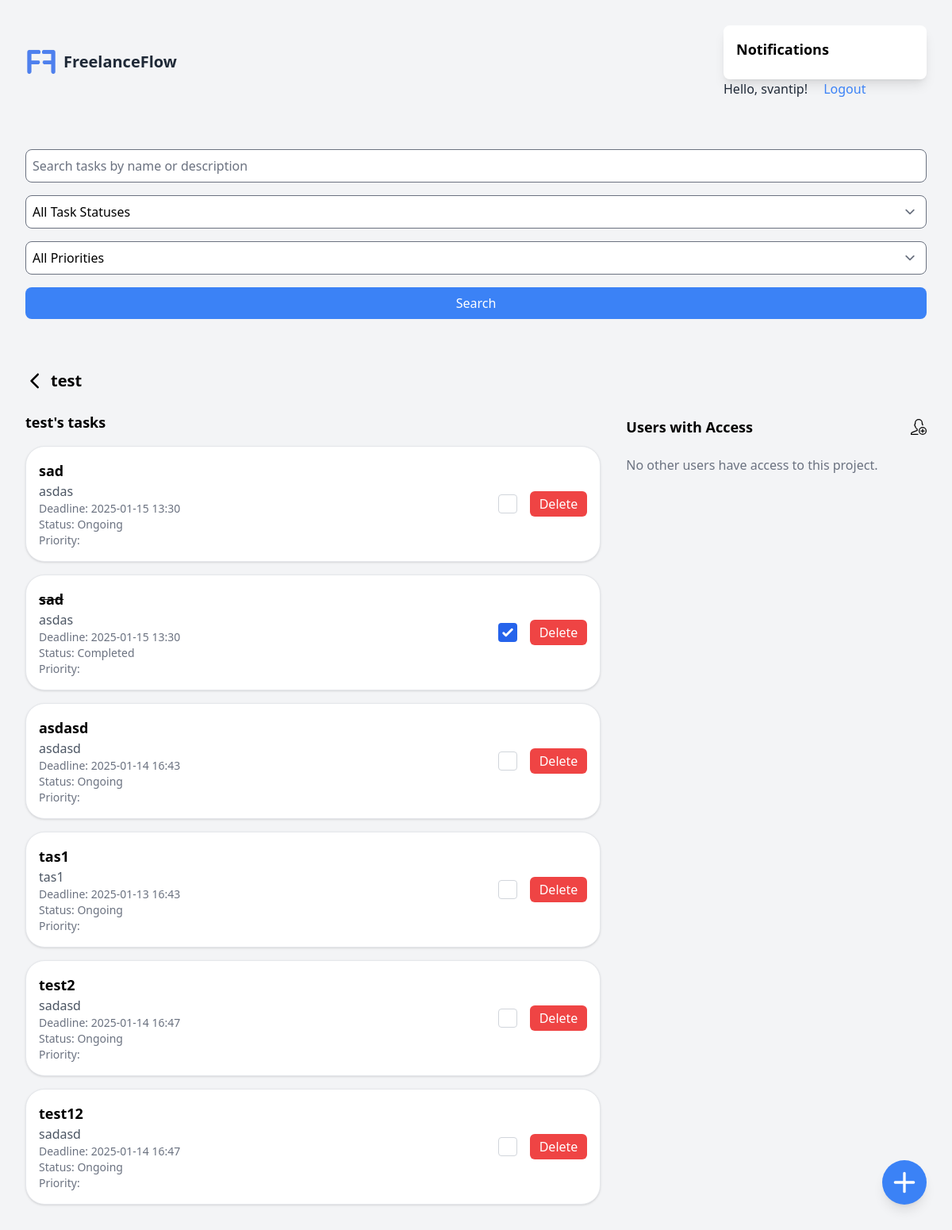
Before: /projects/7/ (signed in) with the older database file.
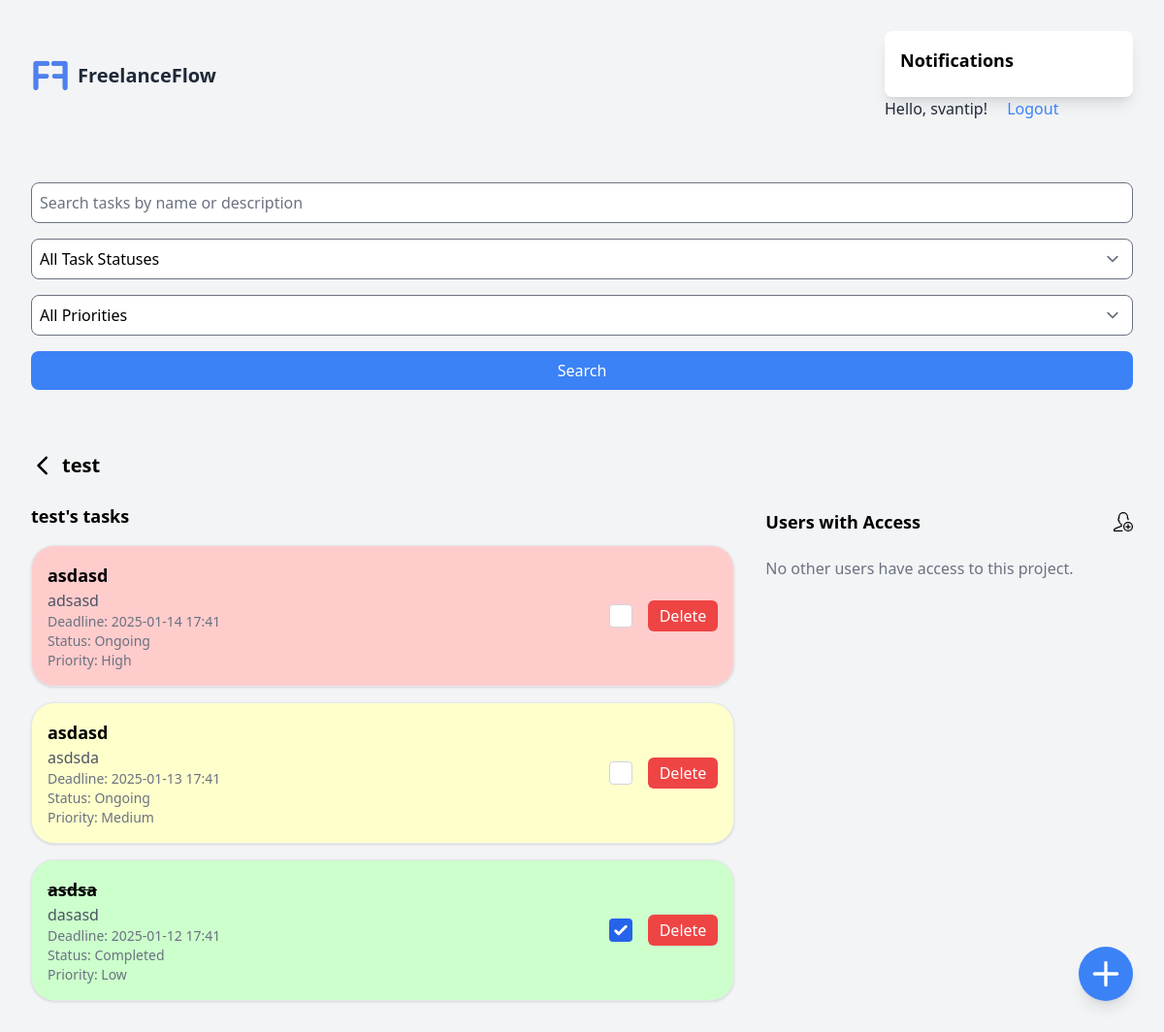
After: the same page with the newer database file.
### myapp/models.py (models this page shows, shortened)
class Project(models.Model):
    project_id = models.BigAutoField(primary_key=True)
    PROJECT_STATUS_CHOICES = [
        ('ongoing', 'Ongoing'),         # (database_value, display_name)
        ('completed', 'Completed'),
    ]
    project_name = models.CharField(max_length=200, unique=True)
    project_description = models.TextField(blank=True)
    project_status = models.CharField(
        max_length=20, choices=PROJECT_STATUS_CHOICES)
    project_deadline = models.DateTimeField()
    project_created = models.DateTimeField(auto_now_add=True)
    project_updated = models.DateTimeField(auto_now=True)
    tags = models.ManyToManyField(Tag, related_name="projects", blank=True)
    owner = models.ForeignKey(
        User,
        on_delete=models.CASCADE,
        related_name="projects",
        null=True,  # Allows the field to accept NULL in the database
        blank=True,  # Makes it optional in forms
    )
    viewers = models.ManyToManyField(
        User, related_name="viewable_project", blank=True)

class Task(models.Model):
    task_id = models.BigAutoField(primary_key=True)
    TASK_STATUS_CHOICES = [
        ('ongoing', 'Ongoing'),         # (database_value, display_name)
        ('completed', 'Completed'),
    ]
    TASK_PRIORITY_CHOICES = [
        ('high', 'High'),
        ('medium', 'Medium'),
        ('low', 'Low'),
    ]
    task_name = models.CharField(max_length=200)
    task_description = models.TextField(blank=True)
    task_status = models.CharField(max_length=20, choices=TASK_STATUS_CHOICES)
    task_priority = models.CharField(
        max_length=20, choices=TASK_PRIORITY_CHOICES
    )
    task_deadline = models.DateTimeField()
    project = models.ForeignKey(
        Project, on_delete=models.CASCADE, related_name="tasks"
    )
    task_created = models.DateTimeField(auto_now_add=True)
    task_updated = models.DateTimeField(auto_now=True)

### myapp/views.py (the view)
# urls.py: path('projects/<int:pk>/', views.project_details,
@login_required
def project_details(request, pk):
    project = get_object_or_404(Project, pk=pk)
    if request.user != project.owner and request.user not in project.viewers.all():
        return render(request, "403.html", status=403)
    query = request.GET.get('q', '')  # Pretraživačka fraza
    task_status = request.GET.get('status', '')
    task_priority = request.GET.get('priority', '')
    tasks = project.tasks.all()
    if query:
        tasks = tasks.filter(
            Q(task_name__icontains=query) |
            Q(task_description__icontains=query)
        )
    if task_status:
        tasks = tasks.filter(task_status=task_status)
    if task_priority:
        tasks = tasks.filter(task_priority=task_priority)
    context = {
        'project': project,
        'tasks': tasks,
        'query': query,
        'task_status': task_status,
        'task_priority': task_priority,
    }
    return render(request, 'projects/project_details.html', context)

### myapp/templates/projects/project_details.html (shortened to what this page needs)
{% extends "base.html" %}
{% load static %}
{% block content %}
<div class="w-full h-full bg-gray-100">
  <form method="get" action="" class="flex flex-col space-y-4 p-8 bg-gray-100">
    <input
        type="text"
        name="q"
        value="{{ query|default:'' }}"
        placeholder="Search tasks by name or description"
        class="block w-full p-2 border rounded-lg focus:ring focus:ring-blue-300"
    />
    <select name="status" class="p-2 border rounded-lg">
        <option value="">All Task Statuses</option>
    </select>
    <select name="priority" class="p-2 border rounded-lg">
        <option value="">All Priorities</option>
    </select>
    <button
        type="submit"
        class="bg-blue-500 text-white px-4 py-2 rounded-lg hover:bg-blue-700"
    >
        Search
    </button>
</form>
  <div class="p-8">
    {% if user.is_authenticated %}
    <div class="flex flex-row h-auto items-center space-x-2">
      <a href="{% url 'myapp:home' %}">
      </a>
      <h1 class="text-xl font-bold">{{ project.project_name }}</h1>
    </div>
    <div class="flex flex-col lg:flex-row lg:space-x-8 mt-6">
      <div class="flex-1">
        <h2 class="text-lg font-semibold mb-4">{{ project.project_name }}'s tasks</h2>
        {% if tasks %}
        <ul class="space-y-4">
          {% for task in tasks %}
          <li
  class="p-4 border rounded-3xl shadow flex justify-between items-center"
  data-task-id="{{ task.task_id }}"
  data-priority="{{ task.task_priority }}"
  data-status="{{ task.task_status }}"
  style="
    background-color:
    {% if task.task_priority == 'high' %}#FFCCCC{% elif task.task_priority == 'medium' %}#FFFFCC{% elif task.task_priority == 'low' %}#CCFFCC{% else %}white{% endif %};
  "
>
  <div>
    <h3
      class="text-lg font-semibold task-name"
      style="{% if task.task_status == 'completed' %}text-decoration: line-through;{% endif %}">
      {{ task.task_name }}
    </h3>
    <p class="text-gray-600">{{ task.task_description }}</p>
    <p class="text-sm text-gray-500">Deadline: {{ task.task_deadline|date:"Y-m-d H:i" }}</p>
    <p class="text-sm text-gray-500">
      Status: <span class="task-status-display">{{ task.get_task_status_display }}</span>
    </p>
    <p class="text-sm text-gray-500">Priority: {{ task.get_task_priority_display }}</p>
  </div>
  <div class="flex items-center space-x-4">
    <label class="flex items-center space-x-2">
      <input
        type="checkbox"
        data-task-id="{{ task.task_id }}"
        {% if task.task_status == 'completed' %}checked{% endif %}
        class="task-status-checkbox h-6 w-6 text-blue-600 border-gray-300 rounded focus:ring focus:ring-blue-300">
    </label>
    <button
      class="delete-task-button bg-red-500 text-white px-3 py-1 rounded-md hover:bg-red-700 focus:outline-none focus:ring-2 focus:ring-red-300"
      data-task-id="{{ task.task_id }}">
      Delete
    </button>
  </div>
</li>
          {% endfor %}
        </ul>
        {% else %}
        <p class="text-gray-700">No tasks found for this project.</p>
        {% endif %}
      </div>
      <div class="lg:w-1/3">
        <div class="flex flex-row items-center justify-between space-x-5 h-10 lg:mb-4 mt-5 lg:mt-0">
          <h2 class="text-lg font-semibold">Users with Access</h2>
          <button
            id="add-user-button"
            class="text-black w-5 h-5"
            title="Add User to Project">
          </button>
        </div>
        <div class="space-y-4">
          {% for user in users %}
          <div class="p-2 bg-gray-100 rounded-lg shadow text-center">
            <p class="text-gray-700">{{ user.username }}</p>
          </div>
          {% empty %}
          <p class="text-gray-500">No other users have access to this project.</p>
          {% endfor %}
        </div>
      </div>
    </div>
    <div class="fixed z-50 bottom-0 right-0 p-8">
      <a href="{% url 'myapp:create_task' project.project_id %}" class="flex items-center bg-blue-500 text-white p-2 rounded-full shadow-lg hover:bg-blue-700" title="Create New Task">
        <svg xmlns="http://www.w3.org/2000/svg" class="h-10 w-10" viewBox="0 0 24 24" fill="currentColor">
          <path d="M12 4a1 1 0 011 1v6h6a1 1 0 110 2h-6v6a1 1 0 11-2 0v-6H5a1 1 0 110-2h6V5a1 1 0 011-1z" />
        </svg>
      </a>
    </div>
    {% else %}
    <h1 class="text-xl font-bold">Please log in to access the project details.</h1>
    {% endif %}
  </div>
</div>
{% endblock %}

### myapp/templates/base.html (shortened to what this page needs)
{% load static %}
<!DOCTYPE html>
<html lang="en">
  <head>
    <link rel="stylesheet" href="{% static 'output.css' %}" />
  </head>
  <body class="h-full bg-gray-100">
    <main class="min-h-screen flex flex-col">
      <div class="flex justify-between items-center p-8">
        <a href="{% url 'myapp:home' %}" class="flex items-center">
          <img src="{% static 'FF.png' %}" alt="FreelanceFlow Logo" class="h-10 w-auto" />
          <span class="ml-2 text-xl font-bold text-gray-800">FreelanceFlow</span>
        </a>
        <div>
          {% if user.is_authenticated %}
          <div id="notification-inbox" class="w-64 bg-white p-4 rounded-lg shadow-lg">
            <h2 class="text-lg font-bold mb-2">Notifications</h2>
          </div>
          <p class="inline text-gray-800">Hello, {{ user.username }}!</p>
          <form action="{% url 'myapp:logout' %}" method="POST" class="inline">
            <button type="submit" class="ml-4 text-blue-500 hover:underline">Logout</button>
          </form>
          {% else %}
          <a href="{% url 'myapp:login' %}" class="text-blue-500 hover:underline"> Login </a>
          <a href="{% url 'myapp:register' %}" class="ml-4 text-blue-500 hover:underline">
            Register
          </a>
          {% endif %}
        </div>
      </div>
      {% block content %}{% endblock content %}
    </main>
  </body>
</html>

Changed rows visible on the page:
removed Task: task_name "sad", task_description "asdas", task_deadline "2025-01-15 13:30", task_status "Ongoing"
removed Task: task_name "sad", task_description "asdas", task_deadline "2025-01-15 13:30", task_status "Completed", task_status "☑"
removed Task: task_name "asdasd", task_description "asdasd", task_deadline "2025-01-14 16:43", task_status "Ongoing"
removed Task: task_name "tas1", task_description "tas1", task_deadline "2025-01-13 16:43", task_status "Ongoing"
removed Task: task_name "test2", task_description "sadasd", task_deadline "2025-01-14 16:47", task_status "Ongoing"
removed Task: task_name "test12", task_description "sadasd", task_deadline "2025-01-14 16:47", task_status "Ongoing"
added Task: task_name "asdasd", task_description "adsasd", task_deadline "2025-01-14 17:41", task_status "Ongoing", task_priority "High"
added Task: task_name "asdasd", task_description "asdsda", task_deadline "2025-01-13 17:41", task_status "Ongoing", task_priority "Medium"
added Task: task_name "asdsa", task_description "dasasd", task_deadline "2025-01-12 17:41", task_status "Completed", task_priority "Low", task_status "☑"
